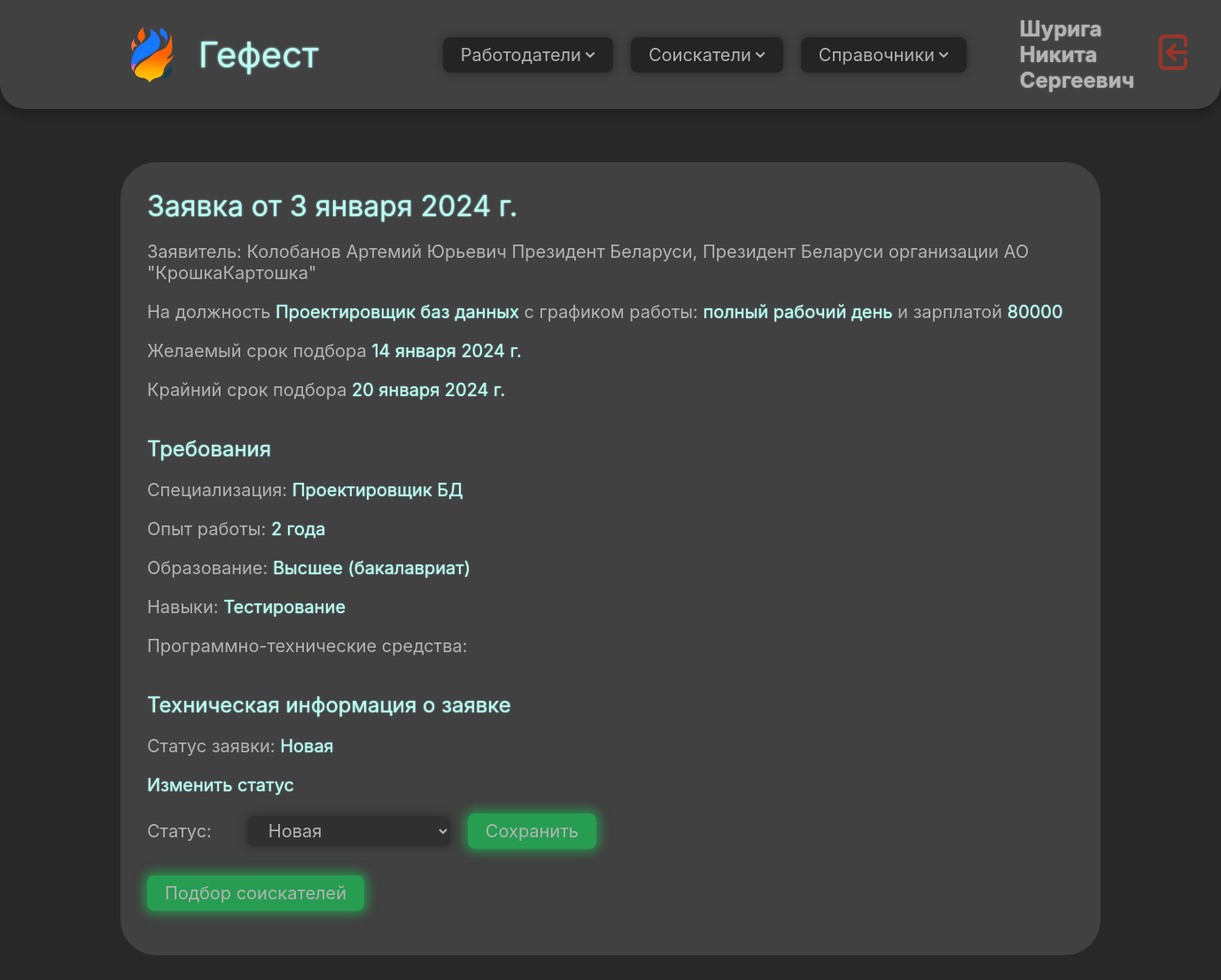
Screenshot of /applications/detail/2 (signed in) with the database file from the repository.
### domain/models.py (models this page shows, shortened)
class CustomUser(AbstractUser):
    patronymic = models.CharField(max_length=255, blank=False, null=False, verbose_name='Отчество')
    phone_number = PhoneNumberField(region="RU", blank=False, null=False, verbose_name='Номер телефона')
    profile_photo = models.ImageField(blank=True, null=True, verbose_name='Фото профиля', upload_to='user_photos')
    class Meta:
        verbose_name = 'Пользователь'
        verbose_name_plural = 'Пользователи'

class Application(models.Model):
    STATUS_CHOICES = [
        ('new', 'Новая'),
        ('in_progress', 'В обработке'),
        ('pending_approval', 'На согласовании'),
        ('completed', 'Завершена'),
        ('canceled', 'Отменена'),
        ('payment_received', 'Получена оплата')
    ]
    employer = models.ForeignKey('Employer', blank=False, null=False,
                                 on_delete=models.CASCADE, verbose_name='Работодатель')
    date_of_application = models.DateTimeField(blank=False, null=False, auto_now_add=True,
                                               editable=False, verbose_name='Дата заявки')
    desired_date = models.DateField(blank=True, null=True, verbose_name='Желательный срок')
    final_date = models.DateField(blank=True, null=True, verbose_name='Крайний срок')
    position = models.ForeignKey('Position', blank=False, null=False,
                                 on_delete=models.PROTECT, verbose_name='Должность')
    salary = models.CharField(blank=False, null=False, max_length=255, verbose_name='Зарплата')
    specialization = models.ForeignKey('Specialization', blank=False, null=False,
                                       on_delete=models.PROTECT, verbose_name='Специализация')
    education_level = models.ForeignKey('EducationLevel', blank=True, null=True,
                                        on_delete=models.PROTECT, verbose_name='Уровень образования')
    skills = models.ManyToManyField('Skill', blank=True, verbose_name='Навыки')
    software_and_hardware_tools = models.ManyToManyField('SoftwareAndHardwareTool', blank=True,
                                                         verbose_name='Требуемые программно-технические средства')
    experience = models.IntegerField(blank=False, null=False, default=0, verbose_name='Опыт (лет)')
    work_schedule = models.ForeignKey('WorkSchedule', blank=False, null=False,
                                      on_delete=models.PROTECT, verbose_name='График работы')
    employee = models.ForeignKey('Employee', blank=False, null=False,
                                 on_delete=models.PROTECT, verbose_name='Работник')
    date_of_completion = models.DateField(blank=True, null=True, verbose_name='Дата выполнения')
    date_of_cancellation = models.DateField(blank=True, null=True, verbose_name='Дата отмены')
    status = models.CharField(blank=False, null=False, max_length=20, choices=STATUS_CHOICES,
                              default='new', verbose_name='Статус')
    class Meta:
        verbose_name = 'Заявка на подбор специалиста'
        verbose_name_plural = 'Заявки на подбор специалистов'

class Person(models.Model):
    surname = models.CharField(max_length=255, blank=False, null=False, verbose_name='Фамилия')
    name = models.CharField(max_length=255, blank=False, null=False, verbose_name='Имя')
    patronymic = models.CharField(max_length=255, blank=False, null=False, verbose_name='Отчество')
    email = models.EmailField(blank=False, max_length=254, verbose_name='Почта')
    phone = models.CharField(max_length=18, blank=False, null=False, verbose_name='Номер телефона')
    profile_photo = models.ImageField(blank=True, null=True, verbose_name='Фото профиля', upload_to='person_photos')
    class Meta:
        verbose_name = 'Индивид'
        verbose_name_plural = 'Индивиды'

class Employer(Person):
    organization = models.ForeignKey('Organization', on_delete=models.CASCADE,
                                     blank=True, null=True, verbose_name='Организация')
    position = models.CharField(max_length=90, blank=True, null=True, verbose_name='Должность')
    class Meta:
        verbose_name = 'Работодатель'
        verbose_name_plural = 'Работодатели'

class Organization(models.Model):
    name = models.CharField(max_length=255, blank=False, null=False, verbose_name='Наименование')
    payment_account = models.CharField(max_length=20, blank=False, null=False, verbose_name='Расчетный счет')
    okved_kode = models.CharField(max_length=9, blank=True, null=True, verbose_name='Код ОКВЭД')
    organizational_legal_form = models.ForeignKey('OrganizationalLegalForm', on_delete=models.PROTECT,
                                                  null=False, blank=False, verbose_name='ОПФ')
    inn = models.CharField(max_length=12, blank=False, null=False, verbose_name='ИНН')
    address = models.ForeignKey('Address', on_delete=models.PROTECT,
                                null=False, blank=False, verbose_name='Адрес')
    class Meta:
        verbose_name = 'Организация'
        verbose_name_plural = 'Организации'

class OrganizationalLegalForm(models.Model):
    name = models.CharField(max_length=90, blank=False, null=False, verbose_name='Наименование')
    short_name = models.CharField(max_length=10, blank=False, null=False, verbose_name='Краткое наименование')
    def __str__(self):
        return '%s' % self.short_name
    class Meta:
        verbose_name = 'Организационно-правовая форма'
        verbose_name_plural = 'Организационно-правовые формы'

class Position(models.Model):
    name = models.CharField(max_length=255, blank=False, null=False, verbose_name='Наименование')
    def __str__(self):
        return '%s' % self.name
    class Meta:
        verbose_name = 'Должность'
        verbose_name_plural = 'Должность'

class WorkSchedule(models.Model):
    name = models.CharField(max_length=255, blank=False, null=False, verbose_name='Наименование')
    class Meta:
        verbose_name = 'График работы'
        verbose_name_plural = 'Графики работы'

class Specialization(models.Model):
    name = models.CharField(max_length=255, blank=False, null=False, verbose_name='Наименование')
    def __str__(self):
        return '%s' % self.name
    class Meta:
        verbose_name = 'Специализация'
        verbose_name_plural = 'Специализации'

class EducationLevel(models.Model):
    name = models.CharField(max_length=90, blank=False, null=False, verbose_name='Наименование')
    code = models.IntegerField(validators=[
            MinValueValidator(0), MaxValueValidator(10)], blank=False, null=False,
                               verbose_name='Код уровня профессионального образования')
    def __str__(self):
        return '%s' % self.name
    class Meta:
        verbose_name = 'Уровень образования'
        verbose_name_plural = 'Уровни образования'

class Skill(models.Model):
    name = models.CharField(max_length=100, blank=False, null=False, verbose_name='Наименование')
    def __str__(self):
        return '%s' % self.name
    class Meta:
        verbose_name = 'Навык'
        verbose_name_plural = 'Навыки'

### domain/views/employres_views.py (the view)
# urls.py: path('applications/detail/<str:application_id>', application_detail_view, name='applications_view_detail'),
def application_detail_view(request, application_id):
    application = Application.objects.get(id=application_id)
    application.status_in_rus = get_russian_status(application.status)
    if request.method == 'POST':
        form = ChangeStateOfApplicationForm(request.POST, instance=application)
        if form.is_valid():
            status = form.cleaned_data['status']
            if status == 'canceled':
                application.date_of_cancellation = datetime.datetime.today()
                application.status = status
            elif status == 'completed' or status == 'payment_received':
                application.date_of_completion = datetime.datetime.today()
                application.status = status
            else:
                application.date_of_completion = None
                application.date_of_cancellation = None
                application.status = status
            application.save()
            return redirect('applications_view_detail', application_id=application.id)
    else:
        form = ChangeStateOfApplicationForm(instance=application)
    application_responses = ApplicationsResponses.objects.filter(application_id=application_id)
    for response in application_responses:
        response.status_in_rus = get_russian_status_in_responses(response.status)
    context = {
        'application': application,
        'application_responses': application_responses,
        'form': form,
    }
    return render(request, 'employers/view/application_view_detail.html', context)

### domain/templates/employers/view/application_view_detail.html (shortened to what this page needs)
{% extends 'base.html' %}
{% load widget_tweaks %}
{% load static %}
{% block content %}
    <section class="split-section flex-vertical gap-2em">
        <div class="content-block flex-vertical gap-1em">
            <div class="content-box flex-vertical gap-1em">
                <div class="content flex-vertical gap-2em">
                    <div class="flex-vertical gap-1em">
                        <h1 class="title" style="font-size: xx-large">Заявка
                            от {{ application.date_of_application.date }}</h1>
                        <p>
                            Заявитель: {{ application.employer.surname }} {{ application.employer.name }} {{ application.employer.patronymic }} {{ application.employer.position }}, {{ application.employer.position }}
                            организации {{ application.employer.organization.organizational_legal_form }}
                            "{{ application.employer.organization.name }}"
                        </p>
                        <p>На должность <span class="title"
                                              style="font-size: unset">{{ application.position }}</span> с
                            графиком работы: <span class="title"
                                                   style="font-size: unset">{{ application.work_schedule.name.lower }}</span>
                            и зарплатой <span class="title"
                                              style="font-size: unset">{{ application.salary }}</span></p>
                        <p>Желаемый срок подбора <span class="title"
                                                       style="font-size: unset">{{ application.desired_date }}</span>
                        </p>
                        <p>Крайний срок подбора <span class="title"
                                                      style="font-size: unset">{{ application.final_date }}</span>
                        </p>
                    </div>
                    <div class="flex-vertical gap-1em">
                        <h1 class="title" style="font-size: x-large">
                            Требования
                        </h1>
                        <p>
                            Специализация: <span class="title"
                                                 style="font-size: unset">{{ application.specialization }}</span>
                        </p>
                        <p>
                            Опыт работы: <span class="title" style="font-size: unset"
                                               id="experience{{ application.id }}">{{ application.experience }}</span>
                        </p>
                        <p>
                            Образование: <span class="title"
                                               style="font-size: unset">{{ application.education_level }}</span>
                        </p>
                        <p>Навыки:
                            {% for skill in application.skills.all %}
                                <span class="title" style="font-size: unset">{{ skill }}</span>
                            {% endfor %}
                        </p>
                        <p>Программно-технические средства:
                        </p>
                    </div>
                    <div class="flex-vertical gap-1em">
                        <h1 class="title" style="font-size: x-large">Техническая информация о заявке</h1>
                        <p>Статус заявки: <span class="title"
                                                style="font-size: unset">{{ application.status_in_rus }}</span></p>
                        <div class="flex-vertical gap-05em">
                            <p class="title" style="font-size: unset">Изменить статус</p>
                            <form method="post" class="input-form flex-horizontal gap-1em"
                                  style="justify-content: flex-start">
                                <p style="justify-content: flex-start; align-items: center;">
                                    <label for="{{ form.status.id_for_label }}">{{ form.status.label }}:</label>
                                    {{ form.status }}
                                </p>
                                <button type="submit" class="button submit">Сохранить</button>
                            </form>
                        </div>
                        {% if application.date_of_cancellation %}
                            <p>Дата отмены заявки: <span class="title"
                                                         style="font-size: unset">{{ application.date_of_cancellation }}</span>
                            </p>
                        {% elif application.date_of_completion %}
                            <p>Дата выполнения заявки: <span class="title"
                                                             style="font-size: unset">{{ application.date_of_completion }}</span>
                            </p>
                        {% else %}
                            <a href="{% url 'applications_responses_create' application.id %}">
                                <button class="button submit">Подбор соискателей</button>
                            </a>
                        {% endif %}
                    </div>
                </div>
            </div>
        </div>
    </section>
{% endblock content %}

### domain/templates/components/navbar.html (shortened to what this page needs)
{% load static %}
{% block content %}
    <div class="nav-bar flex-horizontal gap-1em">
        <div class="nav-part flex-horizontal gap-1em">
            <a href="{% url 'home' %}">
            <div class="flex-horizontal gap-1em">
                <div class="logo-container">
                    <img src="{% static 'images/logo.png' %}" class="logo"/>
                </div>
                <div class="title" style="padding-right: 3em;">Гефест</div>
            </div>
                </a>
            <div class="button">
                Работодатели
                <img src="{% static 'icons/arrow-down.svg' %}" class="icon">
            </div>
            <button class="button">
                Соискатели
                <img src="{% static 'icons/arrow-down.svg' %}" class="icon">
            </button>
            <button class="button">
                Справочники
                <img src="{% static 'icons/arrow-down.svg' %}" class="icon">
            </button>
        </div>
        <div class="nav-part flex-horizontal gap-1em">
            <h2 class="text1">{{ user.last_name }} {{ user.first_name }} {{ user.patronymic }}</h2>
            <a href="{% url 'logout' %}">
                <img src="{% static 'icons/logout.svg' %}" class="logout-button"/>
            </a>
        </div>
    </div>
{% endblock content %}

### rows the page displays
CustomUser: last_name "Шурига", first_name "Никита", patronymic "Сергеевич"
Application: date_of_application "3 января 2024 г.", employer.surname "Колобанов", employer.name "Артемий", employer.patronymic "Юрьевич", employer.position "Президент Беларуси", employer.organization.organizational_legal_form "АО", employer.organization.name "КрошкаКартошка", position "Проектировщик баз данных", work_schedule.name "полный рабочий день", salary "80000", desired_date "14 января 2024 г.", final_date "20 января 2024 г.", specialization "Проектировщик БД", education_level "Высшее (бакалавриат)", status_in_rus "Новая", status "Новая"
Skill: name "Тестирование"
